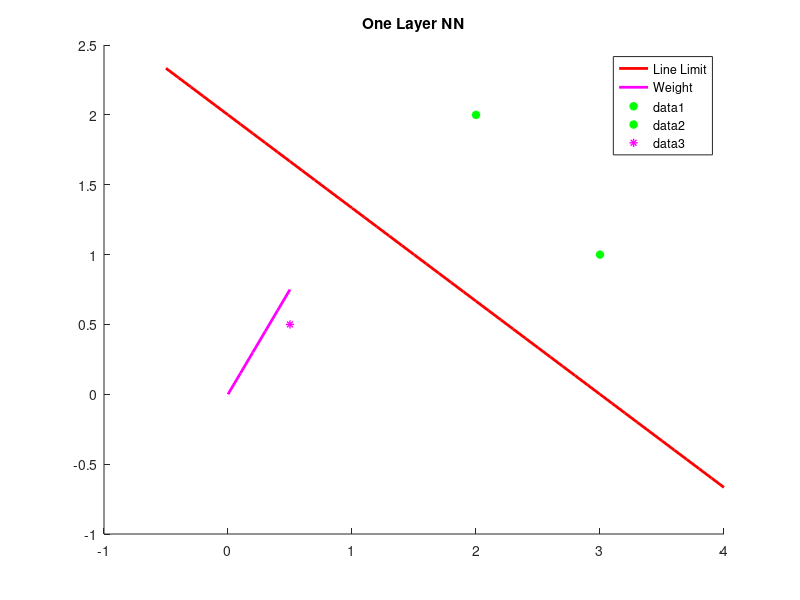

Source code (MATLAB): (Note: this script raises an error after producing the figure.)
%%
% One Layer Neural Networks

x = -0.5:0.1:4;
y = -(2/3) * x + 2;

xw = 0:0.1:0.5;
yw = (3/2) * xw;

figure(1)
title('One Layer NN')
hold on

plot(x, y, 'r', 'LineWidth',2,'DisplayName','Line Limit')
hold on
plot(xw, yw, 'm', 'LineWidth',2,'DisplayName','Weight')
hold on
legend()
hold off

hold on
plot(2, 2, '*g', 'LineWidth',2)
hold on
plot(3, 1, '*g', 'LineWidth',2)
hold on
plot(0.5, 0.5, '*m','LineWidth',1)

ax = gca;
ax.XAxisLocation = 'origin';
ax.YAxisLocation = 'origin';


%% 

x2 = -4:0.2:4;
y2 = -4:0.2:4;
w = [0.2 0.3];
b = -0.6;

figure(2)
title('One Layer NN')
hold on

for i = 1:length(x2)
    for j = 1:length(y2)
        
        a = hardlim( dot( w, [x2(i); y2(j)] ) + b );
        
        if(a == 1)
            
            plot(x2(i) , y2(j), '*g')
         
        else
            plot(x2(i) , y2(j), '*m')
            
        end
        hold on
    end
end
hold on

% y = -(2/3) * x2 + 2;
% plot(x2, y, 'r', 'LineWidth',2,'DisplayName','Line Limit')
% ax = gca;
% ax.XAxisLocation = 'origin';
% ax.YAxisLocation = 'origin';
